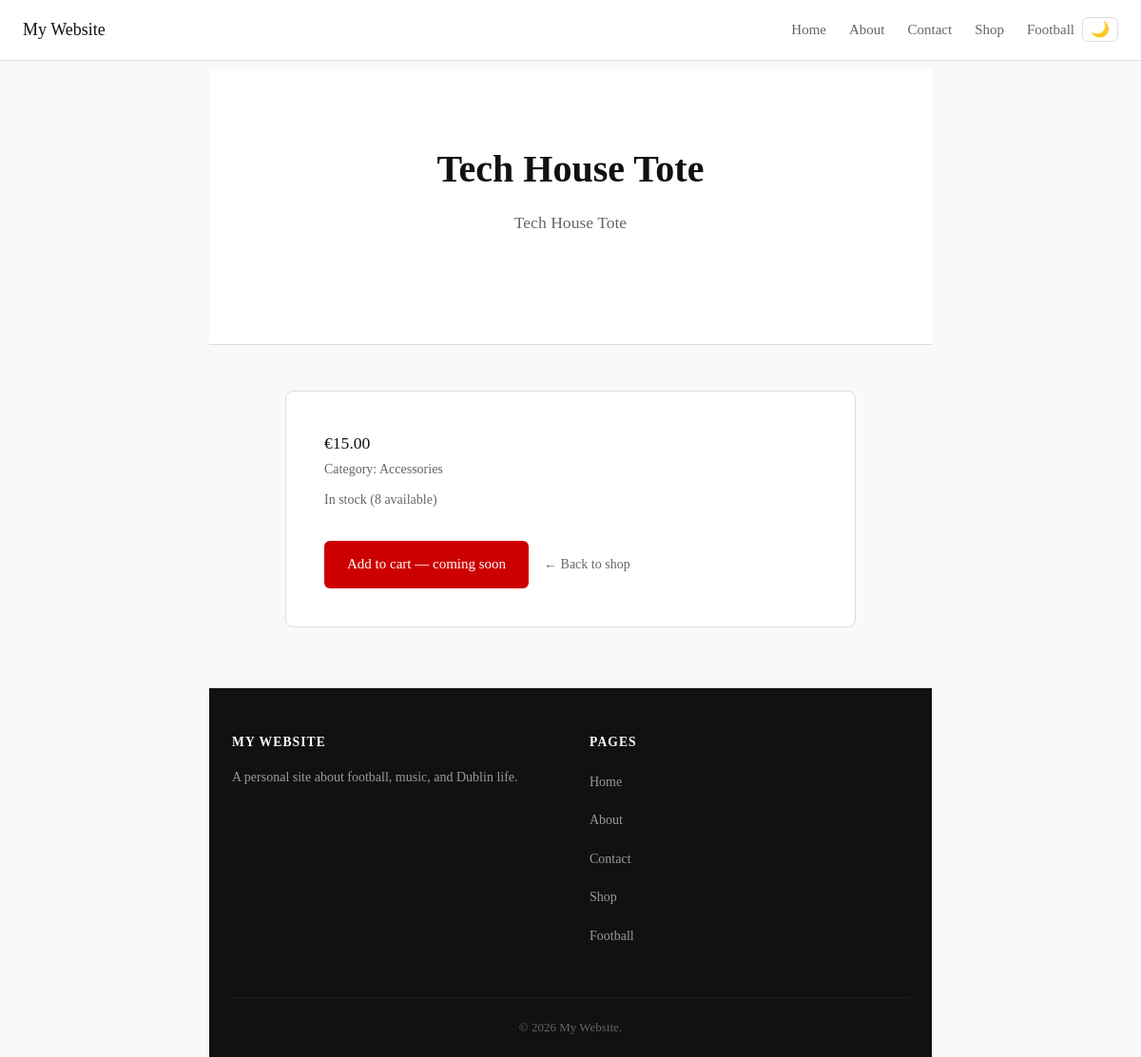
Screenshot of /shop/product/3/ with the database file from the repository.
### shop/models.py (models this page shows, shortened)
class Product(models.Model):
    CATEGORY_CHOICES = [
        ('clothing', 'Clothing'),
        ('accessories', 'Accessories'),
    ]
    name = models.CharField(max_length=200)
    description = models.TextField()
    price = models.DecimalField(max_digits=6, decimal_places=2)
    category = models.CharField(max_length=50, choices=CATEGORY_CHOICES)
    stock = models.PositiveIntegerField(default=0)
    available = models.BooleanField(default=True)
    created_at = models.DateTimeField(auto_now_add=True)
    class Meta:
        ordering = ['name']

### shop/views.py (the view)
# urls.py: path('product/<int:pk>/', views.product_detail, name='product_detail'),
def product_detail(request, pk):
    product = get_object_or_404(Product, pk=pk, available=True)
    context = {
        'product': product,
    }
    return render(request, 'shop/detail.html', context)

### shop/templates/shop/detail.html (shortened to what this page needs)
{% extends 'core/base.html' %}
{% block content %}
<section class="hero">
  <h1>{{ product.name }}</h1>
  <p class="hero-subtitle">{{ product.description }}</p>
</section>
<section class="product-detail-section">
  <div class="product-detail-card">
    <div class="product-detail-info">
      <p class="product-price">€{{ product.price }}</p>
      <p class="product-category">Category: {{ product.get_category_display }}</p>
      <p class="product-stock">
        {% if product.stock > 0 %}
          In stock ({{ product.stock }} available)
        {% else %}
          Out of stock
        {% endif %}
      </p>
    </div>
    <div class="product-detail-actions">
      {% if product.stock > 0 %}
        <a href="#" class="btn">Add to cart — coming soon</a>
      {% else %}
        <button class="btn" disabled>Out of stock</button>
      {% endif %}
      <a href="{% url 'shop_home' %}" class="btn-secondary">← Back to shop</a>
    </div>
  </div>
</section>
{% endblock %}

### core/static/css/style.css (style rules this page uses)
* { box-sizing: border-box; margin: 0; padding: 0; }
:root { --font-main: Georgia, serif; --font-size-base: 18px; --line-height-base: 1.7; --color-text: #333333; --color-heading: #111111; --color-muted: #666666; --color-border: #dddddd; --color-accent: #cc0000; --color-bg: #f9f9f9; --color-white: #ffffff; --spacing-sm: 16px; --spacing-md: 32px; --spacing-lg: 64px; }
body { font-family: var(--font-main); font-size: var(--font-size-base); line-height: var(--line-height-base); color: var(--color-text); background-color: var(--color-bg); max-width: 800px; margin: 0 auto; padding: 0 20px; padding-top: 72px; }
h1, h2, h3, h4 { color: var(--color-heading); line-height: 1.3; margin-bottom: 16px; }
h1 { font-size: 2.5rem; }
p { margin-bottom: 16px; color: var(--color-text); }
a { color: var(--color-accent); text-decoration: none; }
.btn { display: inline-block; background-color: var(--color-accent); color: var(--color-white); padding: 12px 24px; border-radius: 6px; font-size: 15px; font-family: var(--font-main); border: none; cursor: pointer; transition: background-color 0.15s; }
.hero { text-align: center; padding: 80px 20px; background-color: var(--color-white); border-bottom: 1px solid var(--color-border); margin-bottom: 48px; }
.hero h1 { margin-bottom: 16px; }
.hero-subtitle { font-size: 1.1rem; color: var(--color-muted); margin-bottom: 32px; max-width: 500px; margin-left: auto; margin-right: auto; }
.product-price { font-size: 1.1rem; font-weight: 500; color: var(--color-heading); margin: 0; }
.product-detail-section { margin-bottom: var(--spacing-lg); }
.product-detail-card { background: var(--color-white); border: 1px solid var(--color-border); border-radius: 8px; padding: 40px; max-width: 600px; margin: 0 auto; }
.product-detail-info { margin-bottom: 32px; }
.product-category { font-size: 14px; color: var(--color-muted); margin-bottom: 8px; }
.product-stock { font-size: 14px; color: var(--color-muted); }
.product-detail-actions { display: flex; gap: 16px; align-items: center; }
.btn-secondary { font-size: 14px; color: var(--color-muted); text-decoration: none; }

### rows the page displays
Product: name "Tech House Tote", description "Tech House Tote", price "15.00", category "Accessories", stock "8"
